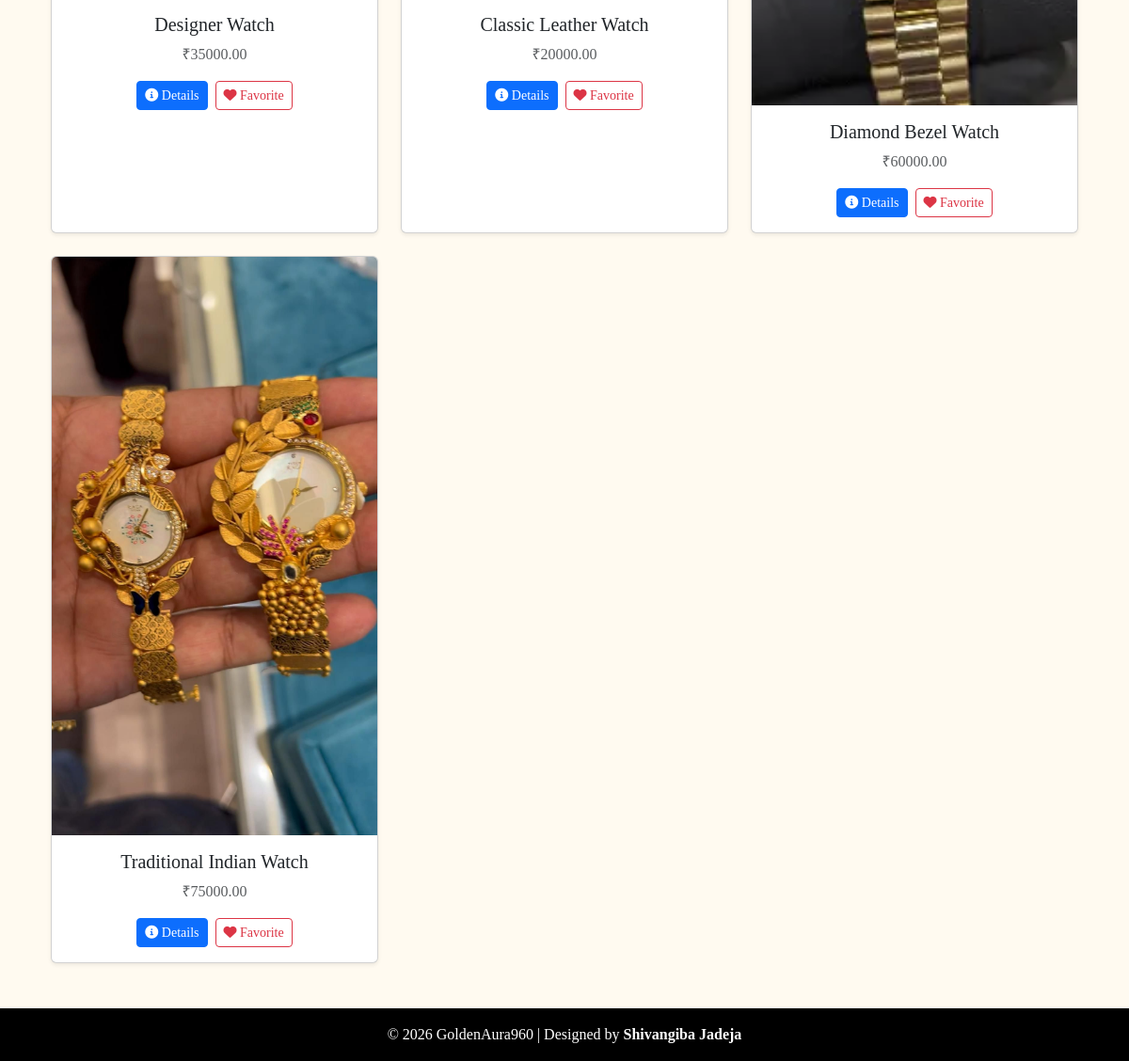
/products/ (lower part), run on an earlier commit of the app's database.
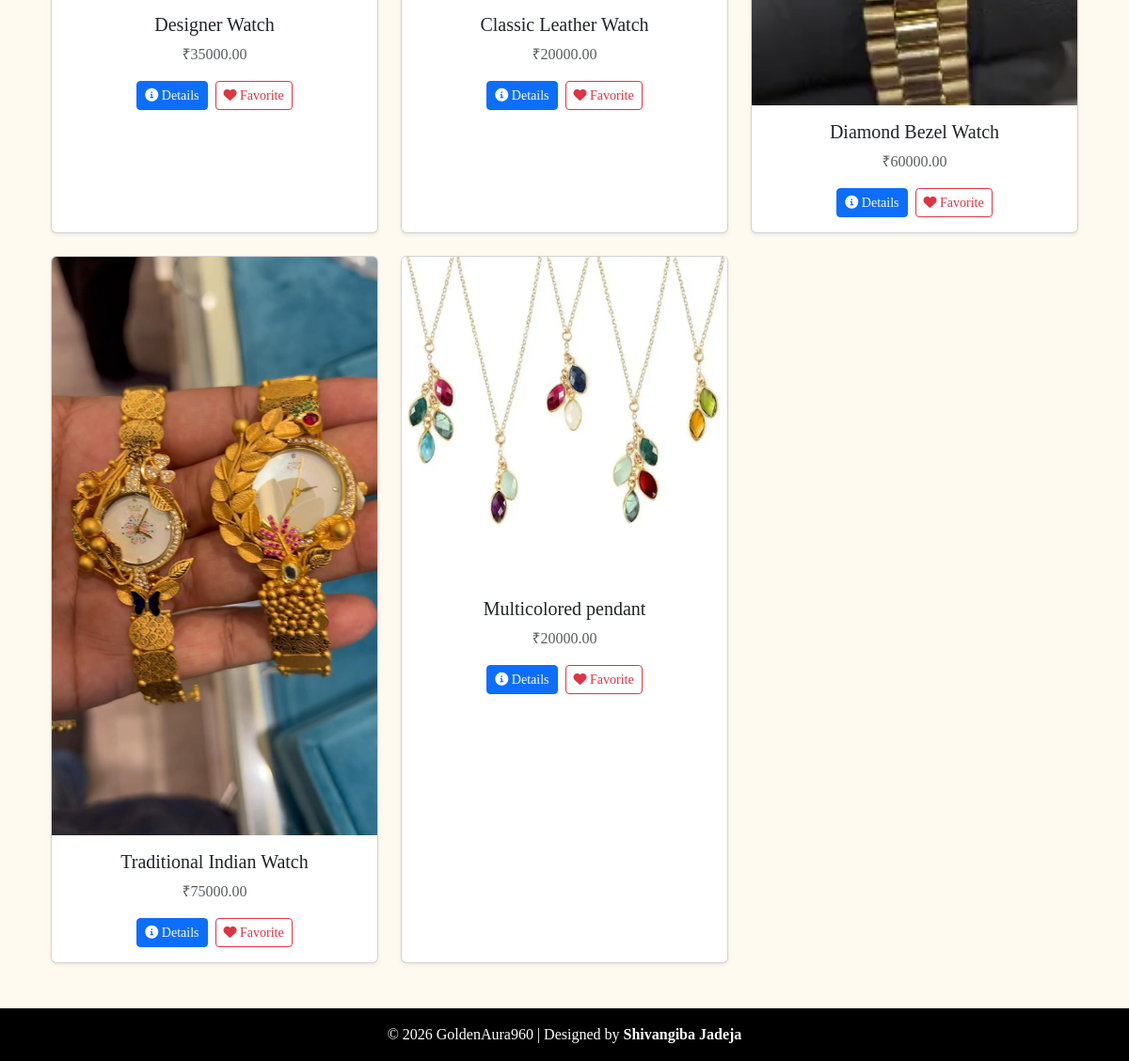
And on a later commit of the database.
### store/models.py (models this page shows, shortened)
class Product(models.Model):
    category = models.ForeignKey(Category, on_delete=models.CASCADE, related_name="products")
    name = models.CharField(max_length=200)
    price = models.DecimalField(max_digits=10, decimal_places=2)
    description = models.TextField()
    image = models.ImageField(upload_to="products/")

### store/views.py (the view)
# urls.py: path("products/", views.product_list, name="dashboard_product_list"),
def product_list(request):
    products = Product.objects.all()
    categories = Category.objects.all()
    return render(request, "store/product_list.html", {
        "products": products,
        "categories": categories,
        "selected_category": None
    })

### store/templates/store/product_list.html (shortened to what this page needs)
{% extends "store/base.html" %}
{% block content %}
<div class="container mt-4">
  <div class="row">
    {% for product in products %}
      <div class="col-md-4 mb-4">
        <div class="card h-100 shadow-sm rounded">
          <img src="{{ product.image.url }}" class="card-img-top" alt="{{ product.name }}">
          <div class="card-body text-center">
            <h5 class="card-title">{{ product.name }}</h5>
            <p class="card-text text-muted">₹{{ product.price }}</p>
            <div class="d-flex justify-content-center gap-2">
              <a href="{% url 'product_detail' product.id %}" class="btn btn-sm btn-primary">
                <i class="fas fa-info-circle"></i> Details
              </a>
              <a href="{% url 'add_to_favorites' product.id %}" class="btn btn-sm btn-outline-danger">
                <i class="fas fa-heart"></i> Favorite
              </a>
            </div>
          </div>
        </div>
      </div>
    {% empty %}
      <p class="text-center text-muted">No products available.</p>
    {% endfor %}
  </div>
</div>
{% endblock %}

What changed in the data, as far as the page shows it:
added Product: image (picture), name "Multicolored pendant", price "20000.00"
